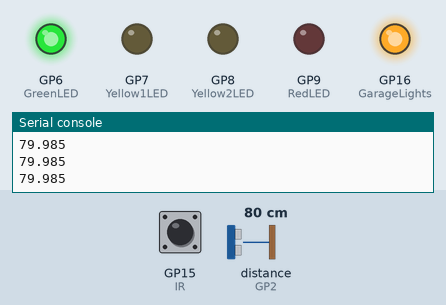
Recording of a program running on a simulated Raspberry Pi Pico running CircuitPython. Shown: output pins drawn as LEDs (lit = HIGH), the last lines printed to the serial console. Inputs (shaded band) come from the test bench; at power-on: distance to the obstacle (sensor on GP2) 80 cm, GP15 (IR) HIGH. The echo pulse lasts 58.3 µs per cm.

Above: at 1.2 s.
1.3 s: distance to the obstacle (sensor on GP2) set to 48 cm
2.8 s: distance to the obstacle (sensor on GP2) set to 41 cm
At 3.9 s:
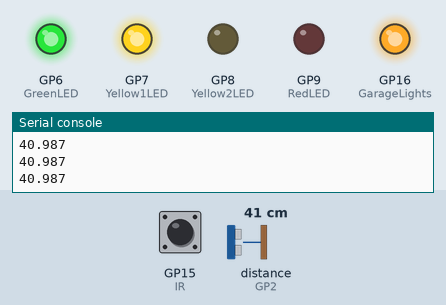
4.3 s: GP15 (IR) pulled LOW for 0.15 s
At 4.42 s:
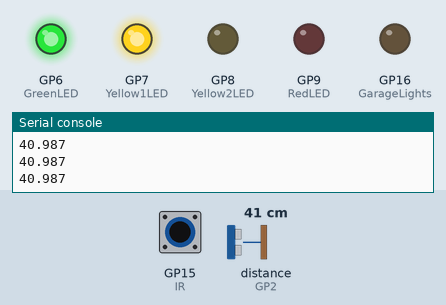
5.9 s: distance to the obstacle (sensor on GP2) set to 32 cm
At 6.2 s:
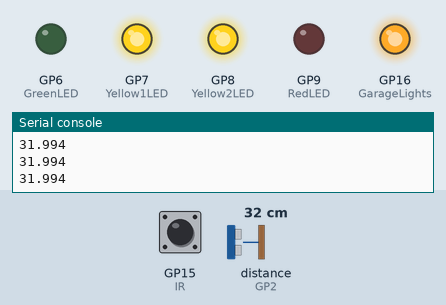
7.4 s: GP15 (IR) pulled LOW for 1 s
At 8.2 s:
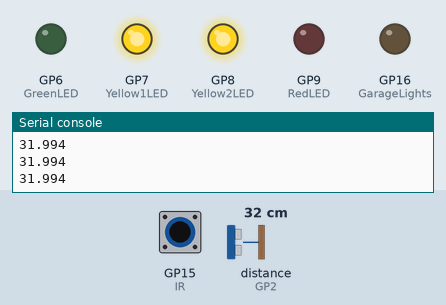
9.9 s: distance to the obstacle (sensor on GP2) set to 28 cm
11.4 s: distance to the obstacle (sensor on GP2) set to 23 cm
At 12.0 s:
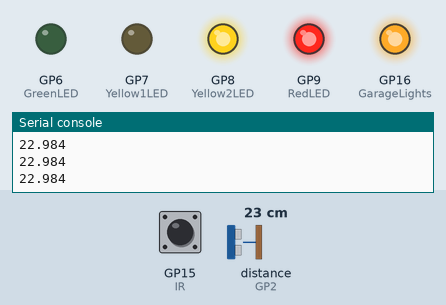
Timing chart, 0 to 13.9 s (numbered marks = the images above; inputs shaded):
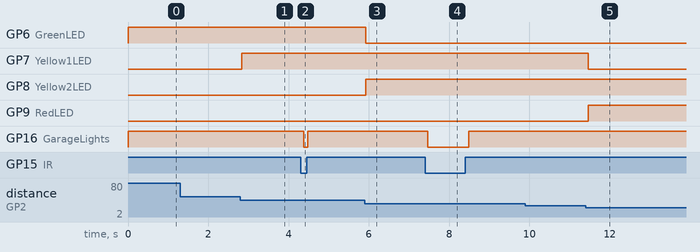

Measured:
- the behaviour switches between 46 and 45 cm on distance to the obstacle (sensor on GP2) (found by bisection; images 0 and 1)
- the behaviour switches between 36 and 35 cm on distance to the obstacle (sensor on GP2) (found by bisection; images 2 and 3)
- the behaviour switches between 26 and 25 cm on distance to the obstacle (sensor on GP2) (found by bisection; images 4 and 5)
- after the input at 2.8 s, GP7 (Yellow1LED): LOW → HIGH at once
- after the input at 4.3 s, GP16 (GarageLights): HIGH → LOW after 0.08 s, → HIGH 0.10 s later
- after the input at 5.9 s, GP6 (GreenLED): HIGH → LOW at once; GP8 (Yellow2LED): LOW → HIGH at once
- after the input at 7.4 s, GP16 (GarageLights): HIGH → LOW after 0.07 s, → HIGH 1.0 s later
- after the input at 11.4 s, GP7 (Yellow1LED): HIGH → LOW after 0.07 s; GP9 (RedLED): LOW → HIGH after 0.07 s

The program:

code.py
```python
"""
Authors = Alec Autry, Sean Duffie
"""

#imports
import board
import digitalio
import time
import adafruit_hcsr04

# IR sensor - Always returns True unless triggered
IR = digitalio.DigitalInOut(board.GP15)
IR.direction = digitalio.Direction.INPUT
IR.pull = digitalio.Pull.UP

#Distance LEDS
GreenLED = digitalio.DigitalInOut(board.GP6)
GreenLED.direction = digitalio.Direction.OUTPUT

Yellow1LED = digitalio.DigitalInOut(board.GP7)
Yellow1LED.direction = digitalio.Direction.OUTPUT

Yellow2LED = digitalio.DigitalInOut(board.GP8)
Yellow2LED.direction = digitalio.Direction.OUTPUT

RedLED = digitalio.DigitalInOut(board.GP9)
RedLED.direction = digitalio.Direction.OUTPUT

GarageLights = digitalio.DigitalInOut(board.GP16)
GarageLights.direction = digitalio.Direction.OUTPUT

# Define Variables
distance: float = 0
ZONE1 = 15
ZONE2 = 25
ZONE3 = 35
ZONE4 = 45

# Ultrasonic HC-RS-4 -
sonar = adafruit_hcsr04.HCSR04(trigger_pin = board.GP3, echo_pin = board.GP2, timeout=0.5)

while True:
    try:
        distance = sonar.distance
    except RuntimeError:
        pass

    print(distance)

    if distance > ZONE4:
        GreenLED.value = True
        Yellow1LED.value = False
        Yellow2LED.value = False
        RedLED.value = False

    elif distance > ZONE3:
        GreenLED.value = True
        Yellow1LED.value = True
        Yellow2LED.value = False
        RedLED.value = False

    elif distance > ZONE2:
        GreenLED.value = False
        Yellow1LED.value = True
        Yellow2LED.value = True
        RedLED.value = False

    elif distance > ZONE1:
        GreenLED.value = False
        Yellow1LED.value = False
        Yellow2LED.value = True
        RedLED.value = True

    else:
        GreenLED.value = False
        Yellow1LED.value = False
        Yellow2LED.value = False
        RedLED.value = True

    if IR.value is False:
        GarageLights.value = False
    else:
        GarageLights.value = True

    time.sleep(0.1)
```
